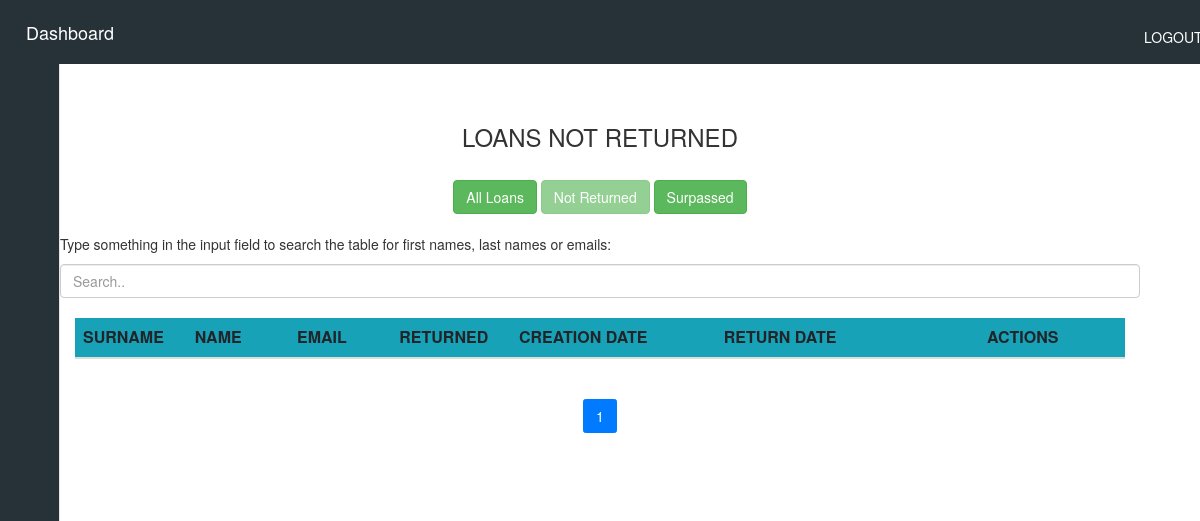
The page /notReturnedLoan (signed in) on the database as committed earlier.
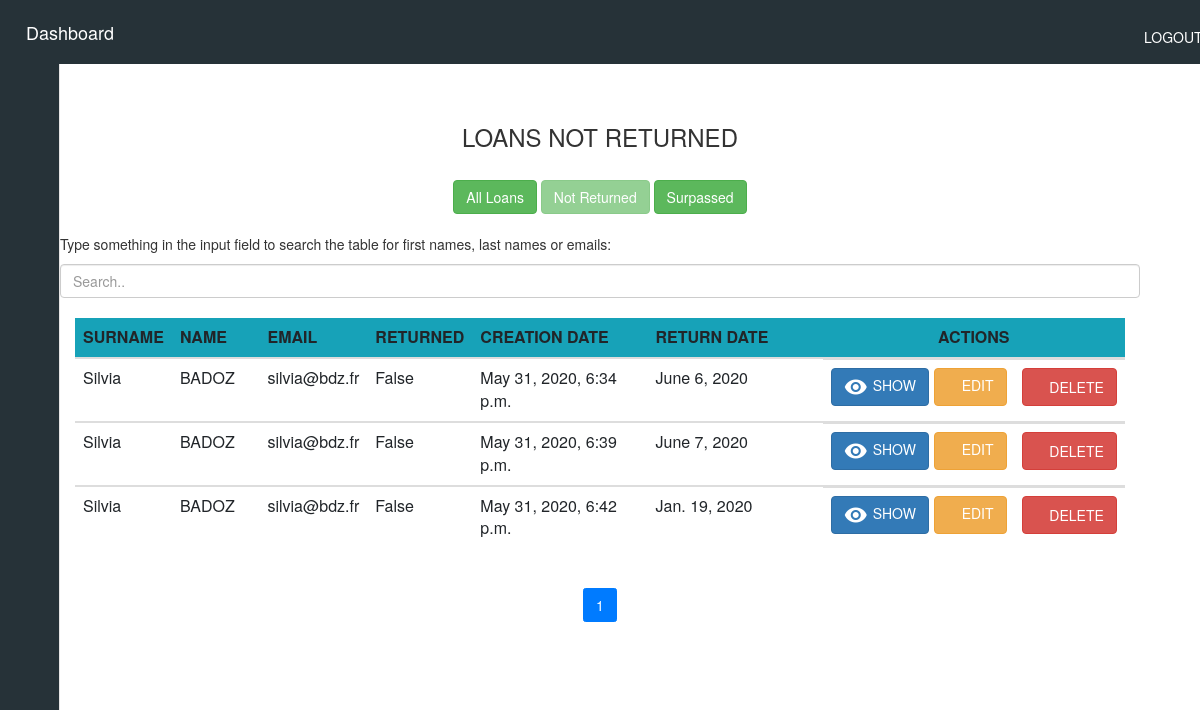
The same page on the database as committed later.
### siteWeb/models.py (models this page shows, shortened)
class Loan(models.Model):
    user = models.ForeignKey(settings.AUTH_USER_MODEL, on_delete=models.CASCADE)
    ordered = models.BooleanField(default=False)
    returned = models.BooleanField(default=False)
    creation_date_loan = models.DateTimeField(default=timezone.now)
    expected_return_date = models.DateField(blank=True, null=True)
    return_date = models.DateField(null=True)
    loaner = models.ForeignKey(Loaner, on_delete=models.CASCADE, blank=False, null=True)
    materials = models.ManyToManyField(LoanMaterial)

class Loaner(models.Model):
    last_name = models.CharField(max_length=255)
    first_name = models.CharField(max_length=255)
    email = models.EmailField(max_length=255, unique=True)
    establishment = models.CharField(max_length=250)
    creation_date = models.DateTimeField(auto_now_add=True)

### siteWeb/views.py (the view)
# urls.py: path('notReturnedLoan', views.notReturnedLoan, name='notReturnedLoan'),
@login_required
def notReturnedLoan(request):
    loan_not_ret = Loan.objects.filter(returned=False, ordered=True)
    paginator_2 = Paginator(loan_not_ret, per_page=5)
    page_number_2 = request.GET.get('page', 1)
    page_obj_2 = paginator_2.get_page(page_number_2)
    return render(request, 'siteWeb/loan_not_returned.html',
                  {'loan_not_ret': page_obj_2.object_list, 'paginator_2': paginator_2,
                   'page_number_2': int(page_number_2)})

### siteWeb/templates/siteWeb/loan_not_returned.html (shortened to what this page needs)
{% include "siteWeb/includes/dashboard.html" %}
{% load static %}
{% load crispy_forms_tags %}
{% block content %}
<head>
</head>
<main>
    {% if user.is_authenticated %}
    <body>
    <div class="container">
        <div class="container-fluid">
            <br>
            <center><h3>LOANS NOT RETURNED</h3></center>
            <br>
            <center>
                <a class="btn btn-success" href="allLoan">All Loans</a>
                <a class="btn btn-success" href="notReturnedLoan" disabled>Not Returned</a>
                <a class="btn btn-success" href="LoanSurpassed" >Surpassed</a>
            </center>
            <br>
            <p>Type something in the input field to search the table for first names, last names or emails:</p>
            <input class="form-control" id="myInput" type="text" placeholder="Search..">
            <br>
            <div class="table-responsive table-body" id="table2">
                <table id="loanTable" class="table container-fluid table-responsive">
                    <thead class="bg-info">
                    <tr>
                        <th scope="col" class="col-md-1">SURNAME</th>
                        <th scope="col" class="col-md-1">NAME</th>
                        <th scope="col" class="col-md-1">EMAIL</th>
                        <th scope="col" class="col-md-1">RETURNED</th>
                        <th scope="col" class="col-md-2">CREATION DATE</th>
                        <th scope="col" class="col-md-2">RETURN DATE</th>
                        <th scope="col" class="col-md-2 text-center">ACTIONS</th>
                    </tr>
                    </thead>
                    {% for loan in loan_not_ret %}
                    <tbody id="myTable">
                    <tr id="loan-{{loan.id}}">
                        <td>{{loan.loaner.last_name}}</td>
                        <td>{{loan.loaner.first_name}}</td>
                        <td>{{loan.loaner.email}}</td>
                        <td>{{loan.returned}}</td>
                        <td>{{loan.creation_date_loan}}</td>
                        <td>{{loan.expected_return_date}}</td>
                        <td class="d-flex">
                            <a href="/loan_id/{{loan.id}}" class="btn btn-primary mr-2 d-flex">
                                <span><i class="material-icons mr-2">remove_red_eye</i></span>SHOW
                            </a>
                            <a href="/edit-loan-summary/{{loan.id}}" class="btn btn-warning mr-2">
                                <span><i class="far fa-edit"></i></span> EDIT
                            </a>
                            <button class="btn btn-danger ml-3" onClick="deleteLoan({{loan.id}})">
                                <span><i class="far fa-trash-alt"></i></span> DELETE
                            </button>
                        </td>
                    </tr>
                    </tbody>
                    {% endfor %}
                </table>
                <center>
                    <ul class="pagination">
                        {% for i in paginator_2.page_range %}
                        <li class="page-item {% if i == page_number_2 %} active {% endif %}">
                            <a class="page-link" href="?page={{ i }}">{{ i }}</a>
                        </li>
                        {% endfor %}
                    </ul>
                </center>
            </div>
            <br>
        </div>
        <br>
    </div>
    </body>
    {% else %}
    <center><p> No Permittion. If you have an account, <a href="/accounts/login">login.</a></p></center>
    {% endif %}
</main>
{% endblock %}

Rows that differ between the two databases and show on the page:
added Loan: loaner.last_name "Silvia", loaner.first_name "BADOZ", loaner.email "silvia@bdz.fr", returned "False", creation_date_loan "May 31, 2020, 6:34 p.m.", expected_return_date "June 6, 2020"
added Loan: loaner.last_name "Silvia", loaner.first_name "BADOZ", loaner.email "silvia@bdz.fr", returned "False", creation_date_loan "May 31, 2020, 6:39 p.m.", expected_return_date "June 7, 2020"
added Loan: loaner.last_name "Silvia", loaner.first_name "BADOZ", loaner.email "silvia@bdz.fr", returned "False", creation_date_loan "May 31, 2020, 6:42 p.m.", expected_return_date "Jan. 19, 2020"
